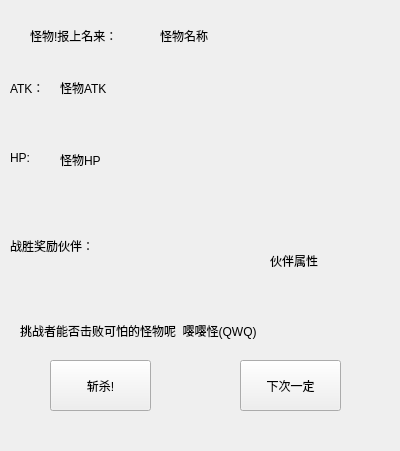
<?xml version="1.0" encoding="UTF-8"?>
<ui version="4.0">
 <class>Event</class>
 <widget class="QWidget" name="Event">
  <property name="geometry">
   <rect>
    <x>0</x>
    <y>0</y>
    <width>400</width>
    <height>451</height>
   </rect>
  </property>
  <property name="font">
   <font>
    <family>.AppleSystemUIFont</family>
   </font>
  </property>
  <property name="windowTitle">
   <string>Form</string>
  </property>
  <widget class="QLabel" name="img">
   <property name="geometry">
    <rect>
     <x>120</x>
     <y>60</y>
     <width>250</width>
     <height>150</height>
    </rect>
   </property>
   <property name="styleSheet">
    <string notr="true">border-image: url(:/new/gw/img/g12.jpg);</string>
   </property>
   <property name="text">
    <string/>
   </property>
  </widget>
  <widget class="QLabel" name="label_2">
   <property name="geometry">
    <rect>
     <x>30</x>
     <y>20</y>
     <width>101</width>
     <height>31</height>
    </rect>
   </property>
   <property name="text">
    <string>怪物!报上名来：</string>
   </property>
  </widget>
  <widget class="QLabel" name="name">
   <property name="geometry">
    <rect>
     <x>160</x>
     <y>20</y>
     <width>121</width>
     <height>31</height>
    </rect>
   </property>
   <property name="text">
    <string>怪物名称</string>
   </property>
  </widget>
  <widget class="QLabel" name="label_4">
   <property name="geometry">
    <rect>
     <x>10</x>
     <y>80</y>
     <width>31</width>
     <height>16</height>
    </rect>
   </property>
   <property name="text">
    <string>ATK：</string>
   </property>
  </widget>
  <widget class="QLabel" name="Hp">
   <property name="geometry">
    <rect>
     <x>10</x>
     <y>150</y>
     <width>31</width>
     <height>16</height>
    </rect>
   </property>
   <property name="text">
    <string>HP:</string>
   </property>
  </widget>
  <widget class="QLabel" name="HP">
   <property name="geometry">
    <rect>
     <x>60</x>
     <y>150</y>
     <width>72</width>
     <height>20</height>
    </rect>
   </property>
   <property name="text">
    <string>怪物HP</string>
   </property>
  </widget>
  <widget class="QLabel" name="ATK">
   <property name="geometry">
    <rect>
     <x>60</x>
     <y>80</y>
     <width>72</width>
     <height>15</height>
    </rect>
   </property>
   <property name="text">
    <string>怪物ATK</string>
   </property>
  </widget>
  <widget class="QLabel" name="label_3">
   <property name="geometry">
    <rect>
     <x>10</x>
     <y>220</y>
     <width>81</width>
     <height>51</height>
    </rect>
   </property>
   <property name="text">
    <string>战胜奖励伙伴：</string>
   </property>
  </widget>
  <widget class="QLabel" name="zb">
   <property name="geometry">
    <rect>
     <x>100</x>
     <y>180</y>
     <width>161</width>
     <height>131</height>
    </rect>
   </property>
   <property name="styleSheet">
    <string notr="true">border-image: url(:/new/zb/img/zb10.jpg);</string>
   </property>
   <property name="text">
    <string/>
   </property>
  </widget>
  <widget class="QLabel" name="zbtex">
   <property name="geometry">
    <rect>
     <x>270</x>
     <y>220</y>
     <width>181</width>
     <height>81</height>
    </rect>
   </property>
   <property name="text">
    <string>伙伴属性</string>
   </property>
  </widget>
  <widget class="QPushButton" name="zd">
   <property name="geometry">
    <rect>
     <x>50</x>
     <y>360</y>
     <width>101</width>
     <height>51</height>
    </rect>
   </property>
   <property name="text">
    <string>斩杀!</string>
   </property>
  </widget>
  <widget class="QPushButton" name="bzd">
   <property name="geometry">
    <rect>
     <x>240</x>
     <y>360</y>
     <width>101</width>
     <height>51</height>
    </rect>
   </property>
   <property name="text">
    <string>下次一定</string>
   </property>
  </widget>
  <widget class="QLabel" name="zt">
   <property name="geometry">
    <rect>
     <x>20</x>
     <y>310</y>
     <width>361</width>
     <height>41</height>
    </rect>
   </property>
   <property name="text">
    <string>挑战者能否击败可怕的怪物呢  嘤嘤怪(QWQ)</string>
   </property>
  </widget>
 </widget>
 <resources/>
 <connections/>
</ui>
